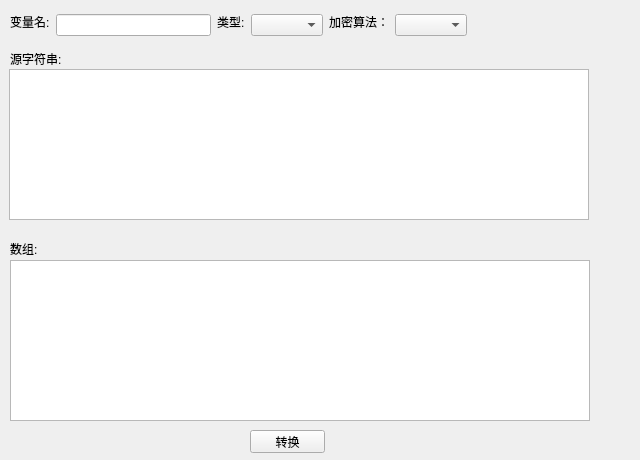
<?xml version="1.0" encoding="UTF-8"?>
<ui version="4.0">
 <class>string_random_dec</class>
 <widget class="QWidget" name="string_random_dec">
  <property name="geometry">
   <rect>
    <x>0</x>
    <y>0</y>
    <width>640</width>
    <height>460</height>
   </rect>
  </property>
  <property name="windowTitle">
   <string>Form</string>
  </property>
  <widget class="QLabel" name="label">
   <property name="geometry">
    <rect>
     <x>10</x>
     <y>50</y>
     <width>54</width>
     <height>21</height>
    </rect>
   </property>
   <property name="text">
    <string>&lt;html&gt;&lt;head/&gt;&lt;body&gt;&lt;p&gt;源字符串:&lt;/p&gt;&lt;/body&gt;&lt;/html&gt;</string>
   </property>
   <property name="textFormat">
    <enum>Qt::AutoText</enum>
   </property>
   <property name="alignment">
    <set>Qt::AlignLeading|Qt::AlignLeft|Qt::AlignTop</set>
   </property>
  </widget>
  <widget class="QLabel" name="label_2">
   <property name="geometry">
    <rect>
     <x>10</x>
     <y>240</y>
     <width>54</width>
     <height>21</height>
    </rect>
   </property>
   <property name="text">
    <string>&lt;html&gt;&lt;head/&gt;&lt;body&gt;&lt;p&gt;数组:&lt;/p&gt;&lt;/body&gt;&lt;/html&gt;</string>
   </property>
   <property name="textFormat">
    <enum>Qt::AutoText</enum>
   </property>
   <property name="alignment">
    <set>Qt::AlignLeading|Qt::AlignLeft|Qt::AlignTop</set>
   </property>
  </widget>
  <widget class="QPushButton" name="btn_change">
   <property name="geometry">
    <rect>
     <x>250</x>
     <y>430</y>
     <width>75</width>
     <height>23</height>
    </rect>
   </property>
   <property name="text">
    <string>转换</string>
   </property>
  </widget>
  <widget class="QWidget" name="horizontalLayoutWidget">
   <property name="geometry">
    <rect>
     <x>10</x>
     <y>260</y>
     <width>621</width>
     <height>161</height>
    </rect>
   </property>
   <layout class="QHBoxLayout" name="horizontalLayout">
    <item>
     <widget class="QTextEdit" name="text_edit_dst">
      <property name="minimumSize">
       <size>
        <width>580</width>
        <height>0</height>
       </size>
      </property>
      <property name="readOnly">
       <bool>true</bool>
      </property>
     </widget>
    </item>
    <item>
     <spacer name="horizontalSpacer">
      <property name="orientation">
       <enum>Qt::Horizontal</enum>
      </property>
      <property name="sizeHint" stdset="0">
       <size>
        <width>48</width>
        <height>20</height>
       </size>
      </property>
     </spacer>
    </item>
   </layout>
  </widget>
  <widget class="QWidget" name="horizontalLayoutWidget_2">
   <property name="geometry">
    <rect>
     <x>9</x>
     <y>69</y>
     <width>621</width>
     <height>151</height>
    </rect>
   </property>
   <layout class="QHBoxLayout" name="horizontalLayout_2">
    <item>
     <widget class="QTextEdit" name="text_edit_src">
      <property name="minimumSize">
       <size>
        <width>580</width>
        <height>0</height>
       </size>
      </property>
     </widget>
    </item>
    <item>
     <spacer name="horizontalSpacer_2">
      <property name="orientation">
       <enum>Qt::Horizontal</enum>
      </property>
      <property name="sizeHint" stdset="0">
       <size>
        <width>40</width>
        <height>20</height>
       </size>
      </property>
     </spacer>
    </item>
   </layout>
  </widget>
  <widget class="QWidget" name="horizontalLayoutWidget_3">
   <property name="geometry">
    <rect>
     <x>10</x>
     <y>10</y>
     <width>611</width>
     <height>31</height>
    </rect>
   </property>
   <layout class="QHBoxLayout" name="horizontalLayout_3">
    <item>
     <widget class="QLabel" name="label_3">
      <property name="minimumSize">
       <size>
        <width>0</width>
        <height>24</height>
       </size>
      </property>
      <property name="maximumSize">
       <size>
        <width>16777215</width>
        <height>24</height>
       </size>
      </property>
      <property name="text">
       <string>变量名:</string>
      </property>
      <property name="textFormat">
       <enum>Qt::AutoText</enum>
      </property>
      <property name="alignment">
       <set>Qt::AlignLeading|Qt::AlignLeft|Qt::AlignTop</set>
      </property>
     </widget>
    </item>
    <item>
     <widget class="QLineEdit" name="line_edit_param_name"/>
    </item>
    <item>
     <widget class="QLabel" name="label_4">
      <property name="minimumSize">
       <size>
        <width>0</width>
        <height>24</height>
       </size>
      </property>
      <property name="maximumSize">
       <size>
        <width>16777215</width>
        <height>24</height>
       </size>
      </property>
      <property name="text">
       <string>&lt;html&gt;&lt;head/&gt;&lt;body&gt;&lt;p&gt;类型:&lt;/p&gt;&lt;/body&gt;&lt;/html&gt;</string>
      </property>
      <property name="textFormat">
       <enum>Qt::AutoText</enum>
      </property>
      <property name="alignment">
       <set>Qt::AlignLeading|Qt::AlignLeft|Qt::AlignTop</set>
      </property>
     </widget>
    </item>
    <item>
     <widget class="QComboBox" name="combo_box_param_type"/>
    </item>
    <item>
     <widget class="QLabel" name="label_5">
      <property name="minimumSize">
       <size>
        <width>0</width>
        <height>24</height>
       </size>
      </property>
      <property name="maximumSize">
       <size>
        <width>16777215</width>
        <height>24</height>
       </size>
      </property>
      <property name="text">
       <string>&lt;html&gt;&lt;head/&gt;&lt;body&gt;&lt;p&gt;加密算法：&lt;/p&gt;&lt;/body&gt;&lt;/html&gt;</string>
      </property>
      <property name="textFormat">
       <enum>Qt::AutoText</enum>
      </property>
      <property name="alignment">
       <set>Qt::AlignLeading|Qt::AlignLeft|Qt::AlignTop</set>
      </property>
     </widget>
    </item>
    <item>
     <widget class="QComboBox" name="combo_box_encrypt_algorithm"/>
    </item>
    <item>
     <spacer name="horizontalSpacer_3">
      <property name="orientation">
       <enum>Qt::Horizontal</enum>
      </property>
      <property name="sizeHint" stdset="0">
       <size>
        <width>40</width>
        <height>20</height>
       </size>
      </property>
     </spacer>
    </item>
   </layout>
  </widget>
 </widget>
 <resources/>
 <connections/>
</ui>
